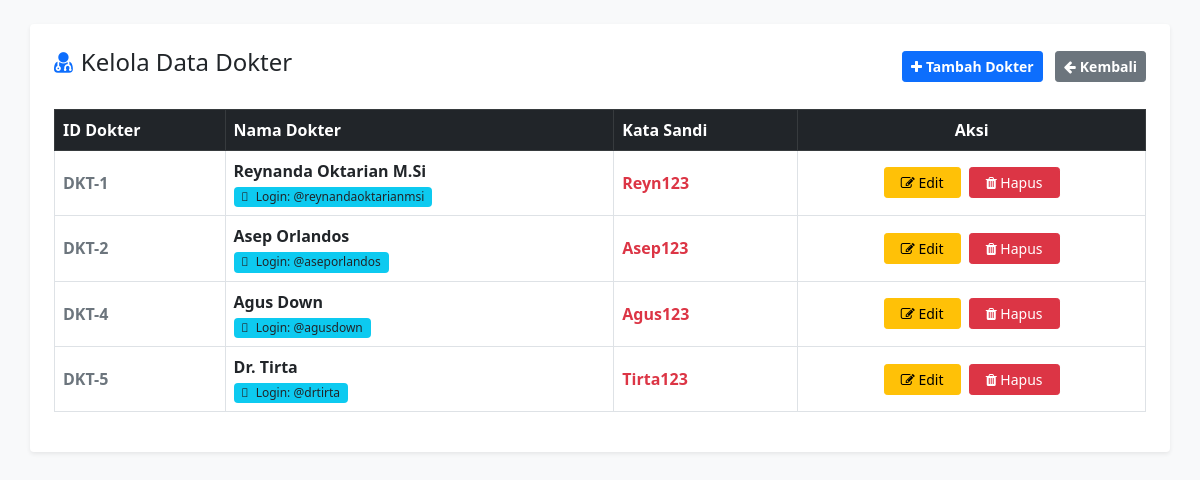
Screenshot of /page/data_dokter.php (signed in) with the database file from the repository.
### tables this page shows
CREATE TABLE `dokter` (
  `ID_Dokter` int(11) NOT NULL,
  `Password` varchar(10) NOT NULL,
  `Nama_Dokter` varchar(100) NOT NULL
);

CREATE TABLE `medispet` (
  `id_user` int(11) NOT NULL,
  `username` varchar(50) NOT NULL,
  `password` varchar(255) NOT NULL,
  `role` enum('admin','dokter','pasien') NOT NULL
);

### page/data_dokter.php (the view, shortened to what this page needs)
<?php
include '../config/koneksi.php';
?>
<!DOCTYPE html>
<html lang="id">
<head>
    <link href="../vendor/bootstrap/css/bootstrap.min.css" rel="stylesheet">
    <link rel="stylesheet" href="../assets/css/fontawesome.css">
</head>
<body class="bg-light p-4">
    <div class="container bg-white p-4 shadow-sm rounded">
        <div class="d-flex justify-content-between align-items-center mb-4">
            <h4><i class="fa fa-user-md me-2 text-primary"></i>Kelola Data Dokter</h4>
            <div>
                <a href="tambah_dokter.php" class="btn btn-sm btn-primary fw-bold me-2"><i class="fa fa-plus me-1"></i>Tambah Dokter</a>
                <a href="../index.php" class="btn btn-sm btn-secondary fw-bold"><i class="fa fa-arrow-left me-1"></i>Kembali</a>
            </div>
        </div>
        <div class="table-responsive">
            <table class="table table-bordered table-hover align-middle">
                <thead class="table-dark">
                    <tr>
                        <th>ID Dokter</th>
                        <th>Nama Dokter</th>
                        <th>Kata Sandi</th> <th class="text-center">Aksi</th>
                    </tr>
                </thead>
                <tbody>
                    <?php
                    $res = mysqli_query($koneksi, "SELECT * FROM dokter");
                    if (mysqli_num_rows($res) > 0) {
                        while($row = mysqli_fetch_assoc($res)) {
                            $username_tampil = strtolower(str_replace([' ', '.', ','], '', $row['Nama_Dokter']));
                            $query_pass = mysqli_query($koneksi, "SELECT password FROM medispet WHERE username = '$username_tampil' AND role = 'dokter'");
                            $data_pass = mysqli_fetch_assoc($query_pass);
                            if ($data_pass && !empty($data_pass['password'])) {
                                $password_tampil = htmlspecialchars($data_pass['password']);
                            } elseif (!empty($row['Password'])) {
                                $password_tampil = htmlspecialchars($row['Password']);
                            } else {
                                $password_tampil = "<em class='text-muted small'>Tidak diatur</em>";
                            }
                            echo "<tr>
                                    <td class='fw-bold text-secondary'>DKT-{$row['ID_Dokter']}</td>
                                    <td class='fw-bold'>
                                        " . htmlspecialchars($row['Nama_Dokter']) . " <br>
                                        <span class='badge bg-info text-dark fw-normal mt-1'>
                                            <i class='fa-solid fa-user me-1'></i> Login: @{$username_tampil}
                                        </span>
                                    </td>
                                    <td><span class='text-danger fw-bold'>{$password_tampil}</span></td>
                                    <td class='text-center'>
                                        <a href='edit_dokter.php?id={$row['ID_Dokter']}' class='btn btn-sm btn-warning px-3 me-1'>
                                            <i class='fa fa-edit'></i> Edit
                                        </a>
                                        <a href='data_dokter.php?hapus={$row['ID_Dokter']}' class='btn btn-sm btn-danger px-3' onclick='return confirm(\"Apakah Anda yakin ingin menghapus data dokter ini beserta akun loginnya?\")'>
                                            <i class='fa fa-trash'></i> Hapus
                                        </a>
                                    </td>
                                  </tr>";
                        }
                    } else {
                        echo "<tr><td colspan='4' class='text-center py-4 text-muted'><i class='fa-solid fa-folder-open me-1'></i> Belum ada data dokter terdaftar.</td></tr>";
                    }
                    ?>
                </tbody>
            </table>
        </div>
    </div>
</body>
</html>

### rows the page displays
dokter: ID_Dokter "1", Nama_Dokter "Reynanda Oktarian M.Si", Nama_Dokter "reynandaoktarianmsi", medispet.password "Reyn123"
dokter: ID_Dokter "2", Nama_Dokter "Asep Orlandos", Nama_Dokter "aseporlandos", medispet.password "Asep123"
dokter: ID_Dokter "4", Nama_Dokter "Agus Down", Nama_Dokter "agusdown", medispet.password "Agus123"
dokter: ID_Dokter "5", Nama_Dokter "Dr. Tirta", Nama_Dokter "drtirta", medispet.password "Tirta123"
